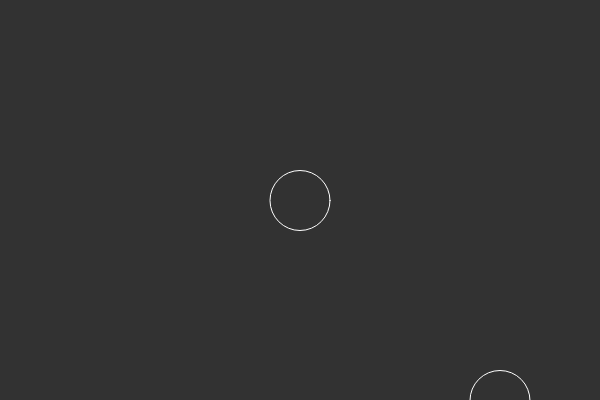
Frame 1 (no input)
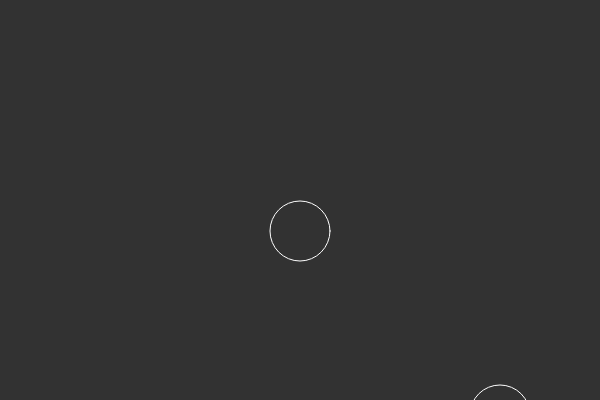
Frame 60 (no input)
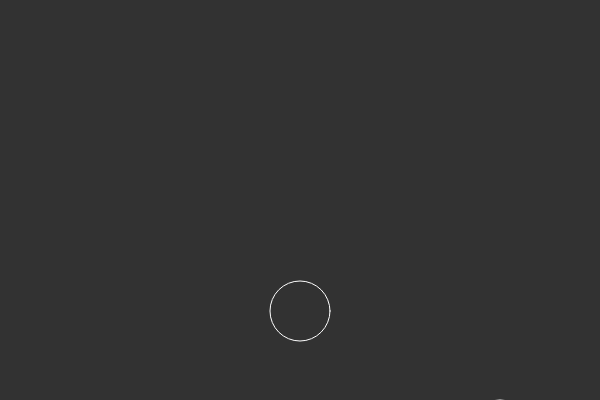
Frame 120 (the mouse pressed at the canvas centre since frame 60)

The p5.js sketch that drew these frames (run headless with seeded random() and noise() and a simulated clock; from frame 60 on, the mouse is pressed at the canvas centre):

// p5.js sketch
// ── sketch.js
let ball;
let other;

function setup() {
  createCanvas(600, 400);
  ball = new Ball(width / 2, height / 2, other);
  other = new Ball(width / 2 + 200, height, ball);
}

function draw() {
  // put drawing code here
  background(50);

  if (keyIsDown(RIGHT_ARROW)) {
    ball.applyForce(createVector(0.3, 0));
  }
  if (keyIsDown(LEFT_ARROW)) {
    ball.applyForce(createVector(-0.3, 0));
  }

  ball.checkEdges();
  ball.update();
  ball.show();

  other.checkEdges();
  other.update();
  other.show();
}

// ── Ball.js
class Ball {
  constructor(x, y, other) {
    this.pos = createVector(x, y);
    this.vel = createVector();
    this.acc = createVector();
    this.gravity = createVector(0, 0.5);
    this.r = 30;
    this.other = other;
    console.log(other);
  }

  update() {
    this.applyForce(this.gravity);
    this.vel.add(this.acc);

    this.pos.add(this.vel);

    this.acc.mult(0);
  }

  show() {
    push();
    noFill();
    stroke(255);
    ellipse(this.pos.x, this.pos.y, this.r * 2, this.r * 2);
    pop();
  }

  applyForce(force) {
    this.acc.add(force);
  }

  checkEdges() {
    if (this.pos.y + this.r > height) {
      this.vel.y = -this.vel.y;
      //   this.pos.y = height - this.r;
      //   if (Math.abs(this.vel.y) > 0.1) {
      //     this.vel.mult(0.9);
      //   }
    }

    if (this.pos.x + this.r > width) {
      this.pos.x = width - this.r;
      this.vel.x = -this.vel.x;
      this.vel.mult(0.9);
    }

    if (this.pos.x - this.r < 0) {
      this.pos.x = this.r;
      this.vel.x = -this.vel.x;
      this.vel.mult(0.9);
    }
  }
}

// ── Circuit.js
class Circuit {
  constructor(x, y) {
    this.pos = createVector(x, y);
  }

  update() {}

  show() {
    push();
    stroke(255);
    strokeWeight(2);
    line(this.pos.x, this.pos.y, this.pos.x, this.pos.y - 100);
    pop();
  }
}
